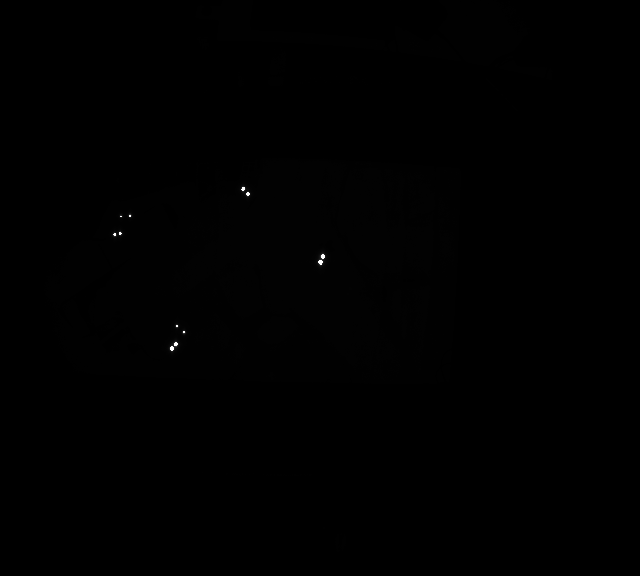
#> input picture CVProject/data/raw_ir/frame_000002.png, 640 x 576 px; its folder holds only this picture in this run
$ python analyze_recording.py
#> lines starting #> are read from the running program, lines starting #| are printed output that depends on the picture; after the words box and inside, x2 and y2 are one past the last pixel; in counts of white or black regions, pixels touching at a corner belong together
#> in analyze_strategy, frame16 is the input picture: shape (576, 640) uint16; min 0, max 65535, mean 195.7
### CVProject/capture/orbbec_ir_capture.py
from __future__ import annotations

from typing import Tuple
import numpy as np
import cv2 as cv

import pyorbbecsdk as ob
from pyorbbecsdk import OBError, OBFormat

from .capture_base import Capture


# [15 lines left out: function ir_to_8bit_percentile, not called in this run]


def ir_to_8bit_window(ir16: np.ndarray, v_min: int, v_max: int) -> np.ndarray:
    """
    16-bit windowing: clamp to [v_min, v_max] and map linearly to 0–255.
    This mimics the IR VisualRange effect much more closely.
    """
#> called with v_min = 15000, v_max = 20000
    if ir16.size == 0:
        return np.zeros_like(ir16, dtype=np.uint8)

    lo = int(v_min)
    hi = int(v_max)

    # Keep sane bounds and avoid div by zero
    if hi <= lo:
        hi = lo + 1

    # Orbbec IR values are typically well below 65535, but clamp anyway
    lo = max(0, lo)
    hi = max(1, min(65535, hi))

    ir = ir16.astype(np.float32)
    ir = np.clip(ir, lo, hi)
#> ir: shape (576, 640) float32; values 15000 (black) and 20000 (white), 0.03% white in thin lines or dots, all inside (x1, y1, x2, y2) = (113, 187, 325, 351)
    ir = (ir - lo) / (hi - lo) * 255.0
    return ir.astype(np.uint8)


class OrbbecIRCapture(Capture):
    """
    IR-only capture from an Orbbec camera.

    - Reads Y16 or Y8 IR frames.
    - Optionally applies a 16-bit intensity window (visual range).
    - Outputs an 8-bit BGR image for the rest of the pipeline.
    """

    # [15 lines left out: function __init__, not called in this run]

    # ---- Public API -------------------------------------------------

    def is_opened(self) -> bool:
        return self._opened

    def isOpened(self) -> bool:  # legacy shim
        return self._opened

    # [145 lines left out: functions set_visual_range, read, release, _setup_stream, not called in this run]

### CVProject/processing/image_processor.py
from __future__ import annotations
import cv2 as cv
import numpy as np
from typing import Dict, Any, Callable, List, Optional
from dataclasses import dataclass, field


@dataclass
class FrameData:
    original_bgr: np.ndarray
    bgr: np.ndarray
    gray: np.ndarray
    binary: Optional[np.ndarray] = None
    debug: Dict[str, np.ndarray] = field(default_factory=dict)
    meta: Dict[str, Any] = field(default_factory=dict)


class ImageProcessor:
    def process(self, frame_bgr: np.ndarray, dt: float) -> FrameData:
        raise NotImplementedError()


Stage = Callable[[FrameData, float], FrameData]


class CompositeProcessor(ImageProcessor):
    """
    Runs a list of stages sequentially over a FrameData.
    Stages may be empty; in that case only initial gray conversion is used.
    """

    def __init__(self, stages: List[Stage]):
        self.stages = list(stages)

    def process(self, frame_bgr: np.ndarray, dt: float) -> FrameData:
#> called with dt = 0
        data = FrameData(
            original_bgr=frame_bgr,
            bgr=frame_bgr,
            gray=cv.cvtColor(frame_bgr, cv.COLOR_BGR2GRAY),
        )

        for stage in self.stages:
            data = stage(data, dt)

        return data

### CVProject/detection/simple_blob_strategy.py
from __future__ import annotations
import cv2 as cv
import numpy as np
from typing import List, Dict

from detection.detection_strategy import Blob, StrategyOutput, DetectionStrategy
from processing.image_processor import FrameData


class SimpleBlobStrategy(DetectionStrategy):
    def __init__(
        self,
        min_threshold=50,
        max_threshold=255,
        threshold_step=5,
        min_area=1,
        max_area=20000,
        min_dist=1,
        filter_by_color = True,
        blob_color = 255,
        draw=True,
        debug_gray=True,
    ):
        params = cv.SimpleBlobDetector_Params()
        params.minThreshold = min_threshold
        params.maxThreshold = max_threshold
        params.thresholdStep = threshold_step

        params.filterByArea = True
        params.minArea = min_area
        params.maxArea = max_area

        params.filterByColor = filter_by_color
        params.blobColor = blob_color
        params.minDistBetweenBlobs = min_dist
        params.filterByCircularity = False

        params.filterByInertia = False
        params.filterByConvexity = False

        self.detector = cv.SimpleBlobDetector_create(params)

        self.draw = draw
        self.debug_gray = debug_gray

    def process_frame(self, frame: FrameData, dt: float) -> StrategyOutput:
        # Use preprocessed gray from the pipeline as detector input
#> called with dt = 0
        gray = frame.gray

        keypoints = self.detector.detect(gray)
        blobs = self._kp_to_blobs(keypoints)

        # *** IMPORTANT CHANGE ***
        # Base visualization on the *processed gray* (converted to BGR),
        # so you truly see what the detector sees
        vis = cv.cvtColor(gray, cv.COLOR_GRAY2BGR)

        if self.draw:
            vis = cv.drawKeypoints(
                vis,
                keypoints,
                None,
                (0, 0, 255),
                cv.DRAW_MATCHES_FLAGS_DRAW_RICH_KEYPOINTS,
            )

        # Blob counter overlay
        cv.putText(
            vis,
            f"Blobs: {len(blobs)}",
            (5, 20),
            cv.FONT_HERSHEY_SIMPLEX,
            0.6,
            (255, 255, 255),
            2,
            cv.LINE_AA,
        )
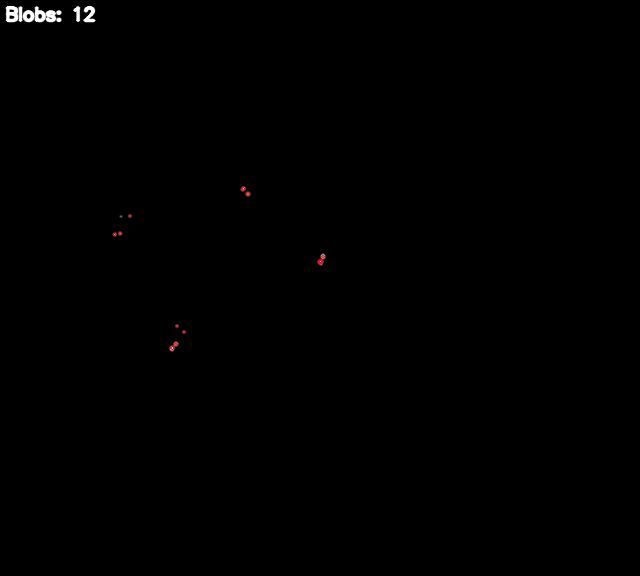
#> vis: shape (576, 640, 3); mean B, G, R 0.6, 0.6, 0.6

        # Minimal debug dict (you can ignore this for now)
        debug: Dict[str, np.ndarray] = {}
        if self.debug_gray:
            debug["gray"] = gray
        if frame.binary is not None:
            debug["binary"] = frame.binary

        return StrategyOutput(
            vis=vis,
            debug=debug,
            detections=blobs,
        )

    def _kp_to_blobs(self, kps) -> List[Blob]:
        result: List[Blob] = []
        for kp in kps:
            x, y = kp.pt
            size = kp.size
            area = float(np.pi * (size / 2) ** 2)
            result.append(Blob(x, y, size, area, kp.response))
        return result

### CVProject/processing/stages/gaussian_blur.py
import cv2 as cv
from processing.image_processor import FrameData

def make_gaussian_blur_stage(ksize: int = 3):
    if ksize % 2 == 0:
        ksize += 1

    def stage(data: FrameData, dt: float) -> FrameData:
        gray = data.gray
        if gray is None:
            return data

        blurred = cv.GaussianBlur(gray, (ksize, ksize), 0)
        data.debug["gray_blur"] = blurred
        data.gray = blurred
        data.meta["blur_ksize"] = ksize

        return data

    return stage

### CVProject/analyze_recording.py
from __future__ import annotations

import math
from dataclasses import dataclass
from typing import List
from pathlib import Path

import cv2 as cv
import numpy as np

from processing.image_processor import CompositeProcessor
from processing.stages import (
    make_gaussian_blur_stage,
    make_median_blur_stage,
    make_otsu_threshold_stage,
)
from detection.simple_blob_strategy import SimpleBlobStrategy
from detection.ccl_detection_strategy import CCLBlobStrategy
from detection.doh_detection_strategy import DoHBlobStrategy
from detection.dog_detection_strategy import DoGBlobStrategy
from detection.log_detection_strategy import LoGBlobStrategy
from detection.detection_strategy import Blob
from capture.orbbec_ir_capture import ir_to_8bit_window  # same VR mapping as live Orbbec


# We know the recording should always contain 12 blobs
EXPECTED_BLOBS = 12

# Max distance (pixels) to consider blobs “the same” between frames
MAX_MATCH_DIST = 30.0

# Visual range in Y16 space, same as your GUI defaults
VR_MIN = 15000
VR_MAX = 20000


@dataclass
class FrameMetrics:
    index: int
    count: int
    fp: int
    fn: int
    jitter_mean: float  # -1 if no matches for this frame


def blob_positions(blobs: List[Blob]) -> np.ndarray:
    if not blobs:
        return np.empty((0, 2), dtype=np.float32)
    return np.array([[b.x, b.y] for b in blobs], dtype=np.float32)


def match_blobs(prev: List[Blob], curr: List[Blob], max_dist: float) -> List[float]:
    p = blob_positions(prev)
    c = blob_positions(curr)
    if p.shape[0] == 0 or c.shape[0] == 0:
        return []

    dists = np.linalg.norm(p[:, None, :] - c[None, :, :], axis=2)
    used_p = set()
    used_c = set()
    matches: List[float] = []

    while True:
        minval = math.inf
        mini = -1
        minj = -1

        for i in range(dists.shape[0]):
            if i in used_p:
                continue
            for j in range(dists.shape[1]):
                if j in used_c:
                    continue
                d = float(dists[i, j])
                if d < minval:
                    minval = d
                    mini = i
                    minj = j

        if mini < 0 or minj < 0:
            break
        if minval > max_dist:
            break

        used_p.add(mini)
        used_c.add(minj)
        matches.append(minval)

    return matches


def analyze_strategy() -> None:
    # 1) Collect all raw Y16 frames
    folder = Path("data/raw_ir")
    files = sorted(folder.glob("*.png"))
    if not files:
        print(f"[analyze_recording] No frames found in {folder}")
        return

    # 2) Build pipeline: this is your *pre-processing* after VR
    stages = [
        # turn these on/off depending on which preprocessing you’re evaluating
         make_gaussian_blur_stage(3),
        #make_median_blur_stage(3),
        # make_otsu_threshold_stage(),
    ]
    processor = CompositeProcessor(stages)

    # 3) Choose the detector
    strategy = SimpleBlobStrategy()
    # swap here to LoG / DoH / DoG / CCL strategies when testing those

    metrics: List[FrameMetrics] = []
    prev_blobs: List[Blob] = []

    for idx, path in enumerate(files):
        # ---- load 16-bit IR frame ----
        frame16 = cv.imread(str(path), cv.IMREAD_UNCHANGED)
        if frame16 is None:
            print(f"[analyze_recording] Failed to read {path}")
            continue
        if frame16.dtype != np.uint16:
            print(f"[analyze_recording] Expected uint16, got {frame16.dtype} in {path}")
            continue

        # ---- apply VisualRange the same way OrbbecCapture does ----
        ir8 = ir_to_8bit_window(frame16, VR_MIN, VR_MAX)   # Y16 -> window -> 8-bit
        bgr = cv.cvtColor(ir8, cv.COLOR_GRAY2BGR)

        # ---- run through your normal pipeline ----
        data = processor.process(bgr, dt=0.0)

        # ---- detect blobs ----
        out = strategy.process_frame(data, dt=0.0)
        blobs = out.detections
#> blobs = 12 items
        count = len(blobs)
#> count = 12

        fp = max(0, count - EXPECTED_BLOBS)
#> fp = 0
        fn = max(0, EXPECTED_BLOBS - count)
#> fn = 0

        jitter_vals = match_blobs(prev_blobs, blobs, MAX_MATCH_DIST)
#> in match_blobs, `c = blob_positions(curr)`: c = [[171.9, 347.5], [183.5, 331.5], [176.5, 325.5], [320.5, 260.7], [114.3, 234], [119.7, 233], [129.5, 215.5], [247.5, 193.5], [242.7, 188.4], [322.5, 256], [175.4, 343.6], [320, 261.7]]
#> jitter_vals = []
        jitter_mean = float(np.mean(jitter_vals)) if jitter_vals else -1.0
#> jitter_mean = -1

        metrics.append(FrameMetrics(idx, count, fp, fn, jitter_mean))
        prev_blobs = blobs
#> prev_blobs = 12 items

    if not metrics:
        print("[analyze_recording] No metrics collected.")
        return

    summarize_metrics(metrics)


def summarize_metrics(metrics: List[FrameMetrics]) -> None:
    counts = np.array([m.count for m in metrics], dtype=np.float32)
#> counts = [12]

    if len(counts) > 1:
        diffs = np.abs(np.diff(counts))
        blobcount_var_mean = float(np.mean(diffs))
        blobcount_var_std = float(np.std(diffs))
        blobcount_var_max = float(np.max(diffs))
    else:
        diffs = np.array([0.0], dtype=np.float32)
        blobcount_var_mean = blobcount_var_std = blobcount_var_max = 0.0

    jitter_vals = np.array(
        [m.jitter_mean for m in metrics if m.jitter_mean >= 0.0],
        dtype=np.float32,
    )
#> jitter_vals = empty array
    if jitter_vals.size > 0:
        jitter_mean = float(np.mean(jitter_vals))
        jitter_std = float(np.std(jitter_vals))
        jitter_p95 = float(np.percentile(jitter_vals, 95))
    else:
        jitter_mean = jitter_std = jitter_p95 = 0.0

    total_fp = int(sum(m.fp for m in metrics))
#> total_fp = 0
    total_fn = int(sum(m.fn for m in metrics))
#> total_fn = 0

    print("==== Metrics summary ====")
    print(f"Frames: {len(metrics)}")
#| Frames: 1
    print(f"Expected blobs per frame: {EXPECTED_BLOBS}")
    print("")
    print("Blobcount variation (|count_t - count_{t-1}|):")
    print(f"  mean: {blobcount_var_mean:.3f}")
    print(f"  std : {blobcount_var_std:.3f}")
    print(f"  max : {blobcount_var_max:.3f}")
    print("")
    print("Jitter (mean displacement of matched blobs, px):")
    print(f"  mean: {jitter_mean:.3f}")
    print(f"  std : {jitter_std:.3f}")
    print(f"  p95 : {jitter_p95:.3f}")
    print("")
    print("False positives / negatives (vs 12 blobs):")
    print(f"  total FP: {total_fp}")
#|   total FP: 0
    print(f"  total FN: {total_fn}")
#|   total FN: 0


if __name__ == "__main__":
    analyze_strategy()
